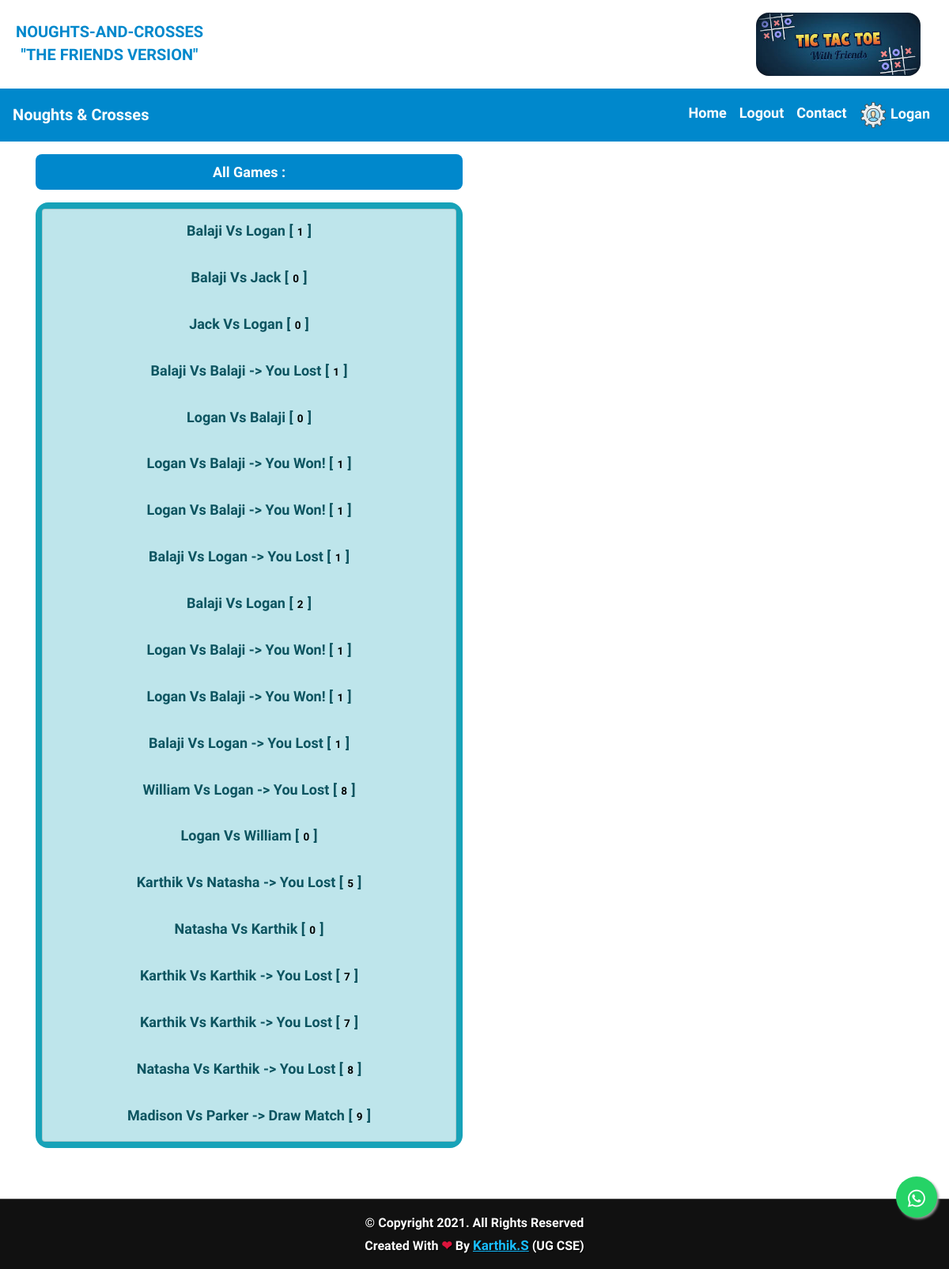
/games/all (signed in), run on the app's committed database.
### gameplay/models.py (models this page shows, shortened)
class Game(models.Model):
    first_player = models.ForeignKey(User, related_name="game_first_player", on_delete=models.CASCADE)
    second_player = models.ForeignKey(User, related_name="game_second_player", on_delete=models.CASCADE)
    start_time = models.DateTimeField(auto_now_add=True)
    last_active = models.DateTimeField(auto_now=True)
    status = models.CharField(max_length=1, default='F', choices=GAME_STATUS_CHOICES)
    objects = GamesQuerySet.as_manager()
    def get_absolute_url(self):
        return reverse('gameplay_detail', args=[self.id])
    def __str__(self):
        return "{0} vs {1}".format(self.first_player, self.second_player)

### gameplay/views.py (the view)
# urls.py: url(r'all$', AllGamesList.as_view())
class AllGamesList(ListView):
    model = Game

### templates/gameplay/game_list.html
{% extends "base.html"%}
{% block content %}
    <div class="well col-sm-6">
             <label class="label success" style="min-width:100%;background-color: #0088cc;padding: 0.5rem;color: white;text-align: center;margin-top:1rem;border-radius:0.5rem;margin-bottom:1rem">All Games : </label>
        {% include "player/game_list_snippet.html" with games_list=object_list %}
    </div>
{% endblock content %}

### templates/base.html (shortened to what this page needs)
<!DOCTYPE html>
{% load static %}
<head>
    <link rel="stylesheet" href="https://cdnjs.cloudflare.com/ajax/libs/font-awesome/4.7.0/css/font-awesome.min.css">
    <link rel="stylesheet" href="https://stackpath.bootstrapcdn.com/bootstrap/4.5.2/css/bootstrap.min.css">
    <link rel="stylesheet" href="https://stackpath.bootstrapcdn.com/bootstrap/4.3.1/css/bootstrap.min.css">
    <link rel="stylesheet" href="https://cdnjs.cloudflare.com/ajax/libs/font-awesome/4.7.0/css/font-awesome.min.css">
</head>
<div class='header-wrapper'>
        <div class='ct-wrapper'>
            <div class='header-inner-wrap'>
                <div class='header section' id='header'>
                    <div class='widget Header' data-version='1' id='Header1' style="pointer-events: none">
                        <div id='header-inner'>
                            <a href="#" style='display: block;'>
                                <div class="mx-auto order-0">
                                    <a id="navname" class="navbar-brand abs" href="#" style="font-weight:bolder;margin-top: 1rem;">
                                            <p id="resphead" style="color:#0088cc;font-size: 20px;font-weight:bolder"> NOUGHTS-AND-CROSSES <br> "THE FRIENDS VERSION"</p>
                                    </a>
                                </div>
                            </a>
                        </div>
                    </div>
                </div>
            </div>
            <div class='header-right section' id='header-right' >
                <div class='widget HTML' data-version='1' id='HTML1'>
                <img alt='bmsceplacement360' id='Header1_headerimg'src="/static/images/gamelogo.jpg" style='height:80px;margin:1rem;border-radius:1rem' />
                </div>
            </div>
        </div>
    </div>
   <html class="no-js" lang="">
    <head>
    </head>
    <body>
    <nav class="navbar navbar-expand-lg navbar-dark bg-default" style="background-color:#0088cc;color:white">
  <a class="navbar-brand" href="/">Noughts & Crosses</a>
  <div class="collapse navbar-collapse" id="navbarSupportedContent">
    <ul class="navbar-nav ml-auto">
      <ul class="navbar-nav mr-auto">
 {% if user.is_authenticated %}
                 <li class="nav-item">
                   <a class="nav-link" href="{% url 'player_home' %}" style="color:white">Home</a>
                </li>
                <li class="nav-item">
                   <a class="nav-link" href="{% url 'player_logout' %}" style="color:white">Logout</a>
                </li>
				{% endif %}
    </ul>
        <li class="nav-item">
          <a class="nav-link"href="{% url 'contact' %}"  style="color:white">Contact </a>
        </li>
         {% if user.is_authenticated %}
        <li class="nav-item">
          <a class="nav-link" style="color:white"><img src="/static/images/userprofile2.png" width="35" height="35"> {{user.username}}</a>
        </li>
        {% endif %}
    </ul>
  </div>
</nav>
	<div class="container">
		{% block content %}
		{% endblock %}
	</div>
    </body>
</html>
    <body>
    </body>
</html>
   <div class='footer-credits' style="font-size: 16px;">
        <div class='ct-wrapper' style="text-align: center;color: white;font-weight: bolder;">
            <p style="color: white;font-weight: bolder;"><b>&copy;</b> Copyright
                . All Rights Reserved <br>Created With <span style='color:crimson'>	&#10084;</span> By <a href="https://bit.ly/2XMDijq" target="_blank" style="color: hsl(197, 100%, 55%);font-size: 17px;text-decoration: underline;"><b> Karthik.S</b></a> (UG CSE)<br></p>
        </div>
    </div>
    <link rel="stylesheet" href="https://maxcdn.bootstrapcdn.com/font-awesome/4.5.0/css/font-awesome.min.css">
    <a href="whatsapp://send?text=Link : https://noughtsandcrosses.pythonanywhere.com/" class="float" target="_blank">
        <i class="fa fa-whatsapp my-float"></i>
    </a>
</body>
</html>
  </body>
</html>

### templates/player/game_list_snippet.html (shortened to what this page needs)
{% if games_list %}
    <div class="list-group bg-info">
        {% for game in games_list %}
            <a class="list-group-item list-group-item-info" href="{{game.get_absolute_url}}" style=''>
                {{game}}
                {% if game.status not in 'FS' %}
                    {% if game.status == "D" %}
                        -> Draw Match
                    {% elif game.status == "W" and user == game.first_player %}
                        -> You Won!
                    {% elif game.status == "L" and user == game.second_player %}
                        -> You Won!
                    {% else %}
                        -> You Lost
                    {% endif %}
                {% endif %}
                [<span class="badge">{{game.move_set.count}}</span>]
            </a>
        {% endfor %}
    </div>
{% endif %}

### templates/base.html (style rules this page uses)
.navbar-brand, .nav-link,.navbar-toggler,.navbar-toggler-icon,.collapse,button,#navbarSupportedContent,span { color:white; font-weight:bold; }

### templates/player/game_list_snippet.html (style rules this page uses)
.list-group { min-width:100%;padding: 0.5rem;color: white;text-align: center;border-radius:1rem;margin-bottom:0.5rem; text-transform:capitalize; background-color:white; color:#0088cc; font-weight:bolder; }
.badge { color:black; font-weight:bolder; margin-bottom:0.5rem }

### data on the page
Game: first_player+second_player "Balaji Vs Logan", move_set.count "1"
Game: first_player+second_player "Balaji Vs Jack", move_set.count "0"
Game: first_player+second_player "Jack Vs Logan", move_set.count "0"
Game: first_player+second_player "Balaji Vs Balaji", status "-> You Lost", move_set.count "1"
Game: first_player+second_player "Logan Vs Balaji", move_set.count "0"
Game: first_player+second_player "Logan Vs Balaji", status "-> You Won!", move_set.count "1"
Game: first_player+second_player "Logan Vs Balaji", status "-> You Won!", move_set.count "1"
Game: first_player+second_player "Balaji Vs Logan", status "-> You Lost", move_set.count "1"
Game: first_player+second_player "Balaji Vs Logan", move_set.count "2"
Game: first_player+second_player "Logan Vs Balaji", status "-> You Won!", move_set.count "1"
Game: first_player+second_player "Logan Vs Balaji", status "-> You Won!", move_set.count "1"
Game: first_player+second_player "Balaji Vs Logan", status "-> You Lost", move_set.count "1"
Game: first_player+second_player "William Vs Logan", status "-> You Lost", move_set.count "8"
Game: first_player+second_player "Logan Vs William", move_set.count "0"
Game: first_player+second_player "Karthik Vs Natasha", status "-> You Lost", move_set.count "5"
Game: first_player+second_player "Natasha Vs Karthik", move_set.count "0"
Game: first_player+second_player "Karthik Vs Karthik", status "-> You Lost", move_set.count "7"
Game: first_player+second_player "Karthik Vs Karthik", status "-> You Lost", move_set.count "7"
Game: first_player+second_player "Natasha Vs Karthik", status "-> You Lost", move_set.count "8"
Game: first_player+second_player "Madison Vs Parker", status "-> Draw Match", move_set.count "9"

### other printed values
{{ user.username }} "Logan"
